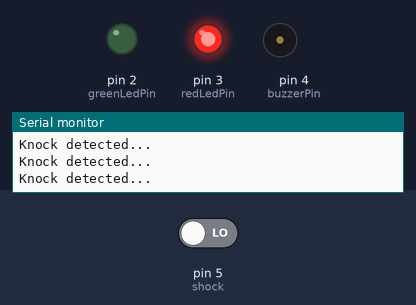
Bench run of a sketch on a simulated Arduino Uno, built with avr-gcc and run on an emulated ATmega328P. Shown: output pins drawn as LEDs (lit = HIGH), buzzer (waves = sounding, pin HIGH), the last lines printed to the serial monitor. Inputs (shaded band) come from the test bench; at power-on: pin 5 (shock) LOW.

Above: at 8.8 s.
8.9 s: pin 5 (shock) driven HIGH
At 12.4 s:
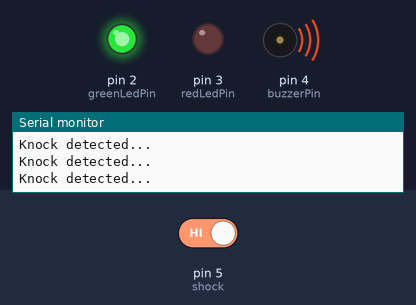
13.9 s: pin 5 (shock) driven LOW
At 14.6 s:
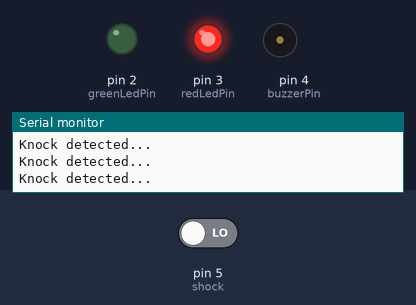
Timing chart, 0 to 29.2 s (numbered marks = the images above; inputs shaded):
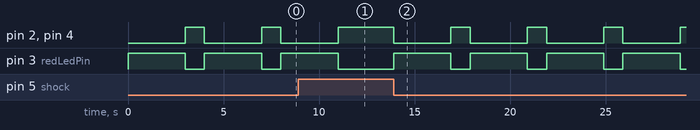

Measured:
- after the input at 8.9 s, pin 2 (greenLedPin), pin 4 (buzzerPin): goes on until 11.0 s, then stays HIGH; pin 3 (redLedPin): goes on until 11.0 s, then stays LOW
- after the input at 13.9 s, pin 2 (greenLedPin), pin 4 (buzzerPin): alternates HIGH for 1.0 s and LOW for 3.0 s, starting at once; pin 3 (redLedPin): alternates HIGH for 3.0 s and LOW for 1.0 s, starting at once
- by itself, pin 2 (greenLedPin), pin 4 (buzzerPin): alternates HIGH for 1.0 s and LOW for 3.0 s
- by itself, pin 3 (redLedPin): alternates HIGH for 3.0 s and LOW for 1.0 s

The sketch:

Knock_Sensor.ino
```cpp
int val;    // numeric variable to store sensor status
const int greenLedPin = 2; // Green LED pin
const int redLedPin = 3;   // Red LED pin
const int buzzerPin = 4;   // Buzzer pin
const int shock = 5;       // Shock vibration input

void setup() {
  pinMode(shock, INPUT);
  pinMode(greenLedPin, OUTPUT);
  pinMode(redLedPin, OUTPUT);
  pinMode(buzzerPin, OUTPUT);
  Serial.begin(9600);    // Initialize serial communication
}

void loop() {
  val = digitalRead(shock); // Read and assign the value of digital interface 3 to val

  if (val == HIGH) {
    digitalWrite(buzzerPin, HIGH);    // No buzzer
    digitalWrite(redLedPin, LOW);    // Turn off red LED
    digitalWrite(greenLedPin, HIGH); // Turn on green LED
  }
  else {
    Serial.println("Knock detected...");
    digitalWrite(redLedPin, HIGH);   // Turn on red LED
    digitalWrite(greenLedPin, LOW);  // Turn off green LED
    digitalWrite(buzzerPin, LOW);   // Start the buzzer
    delay(3000);                     // Wait for 5 seconds
    digitalWrite(buzzerPin, HIGH);    // Stop the buzzer
    digitalWrite(redLedPin, LOW);    // Turn off red LED
    digitalWrite(greenLedPin, HIGH); // Turn on green LED
    delay(1000);                     // Wait for a moment to stabilize
  }
}
```
